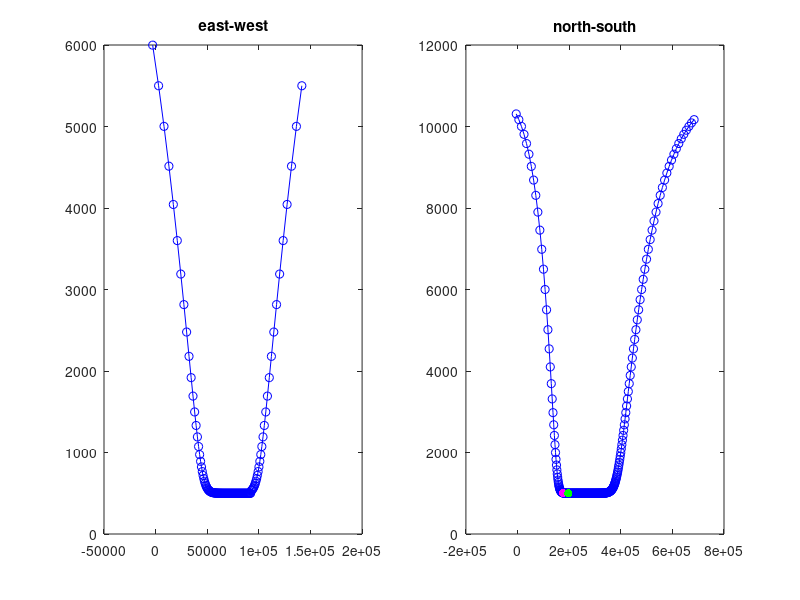
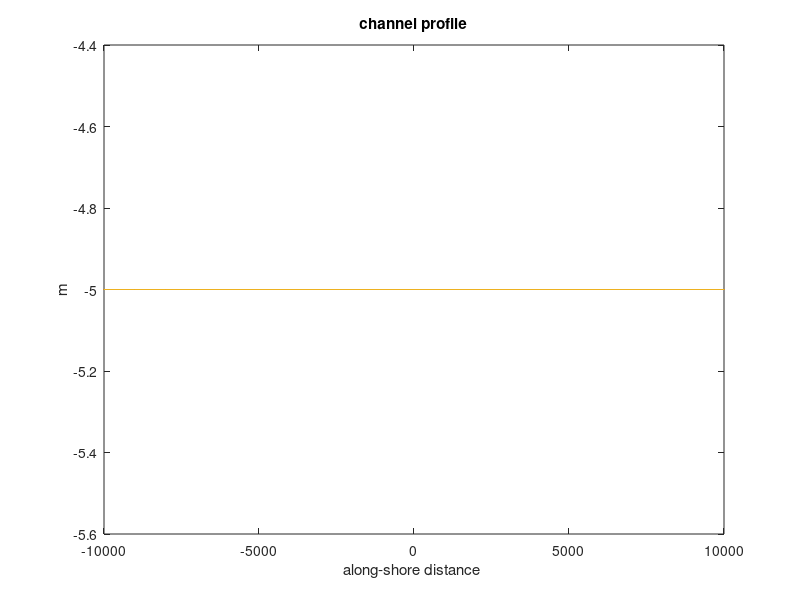

Here is the MATLAB script that generated these plots, in order: (Note: this script raises an error after producing the figures.)
% construct ESTUARY grid.
L_east   = 50e3;
L_west   = 100e3;
pt_tot   = 200;
dx1      = 500;
dx2      = 10000;
Lx_h_east = 10.0e3;
Lx_h_west = 50.0e3;
i_pt_east = round(Lx_h_east/dx1);
i_pt_west = round(Lx_h_west/dx1);
r_pt_east = 10;
r_pt_west = 10;
i_temp    = [1:pt_tot];
ff_east   = 0.5 * ( tanh( (i_temp-(i_pt_east+r_pt_east))/r_pt_east ) + 1 );
dx_east   = ff_east*dx2 + dx1;
xx_east   = cumsum(dx_east);
[aa,i_eastbc] = min(abs(xx_east - L_east))

ff_west   = 0.5 * ( tanh( (i_temp-(i_pt_west+r_pt_west))/r_pt_west ) + 1 );
dx_west   = ff_west*dx2 + dx1;
xx_west   = cumsum(dx_west);
[aa,i_westbc] = min(abs(xx_west - L_west))
dx_r = [dx_west(i_westbc:-1:1) dx_east(1:i_eastbc)];

if 0
f1 = figure;
subplot(1,2,1)
plot(dx_east(1:i_eastbc),'b-o'); hold on
plot(dx_west(1:i_westbc),'r-o');
subplot(1,2,2)
plot(xx_east(1:i_eastbc),'b-');
hold on;
plot(xx_west(1:i_westbc),'r');

figure;
subplot(1,2,1)
plot(dx_r,'b-o');
subplot(1,2,2)
plot(cumsum(dx_r),'b-o');
end

%%%%% north-south grid
L_north  = 500e3;
pt_tot   = 600;
dy1      = 1000;
dy2      = 10000;
Ly_h_north = 200.0e3;
j_pt_north = round(Ly_h_north/dy1);
r_pt_north = 20;
j_temp    = [1:pt_tot];
ff_north   = 0.5 * ( tanh( (j_temp-(j_pt_north+r_pt_north))/r_pt_north ) + 1 );
dy_north   = ff_north*dy2 + dy1;
yy_north   = cumsum(dy_north);
[aa,j_northbc] = min(abs(yy_north - L_north))

L_south  = 200e3;
pt_tot   = 200;
dy1      = 1000;
dy2      = 10000;
Ly_h_south = 40.0e3;
j_pt_south = round(Ly_h_south/dy1);
r_pt_south = 10;
j_temp    = [1:pt_tot];
ff_south   = 0.5 * ( tanh( (j_temp-(j_pt_south+r_pt_south))/r_pt_south ) + 1 );
dy_south   = ff_south*dy2 + dy1;
yy_south   = cumsum(dy_south);
[aa,j_southbc] = min(abs(yy_south - L_south))
dy_r = [dy_south(j_southbc:-1:1) dy_north(1) dy_north(1:j_northbc)];   % for symmetric

if 0
f2 = figure;
subplot(1,2,1)
plot(dy_north(1:j_northbc),'b-o'); hold on
plot(dy_south(1:j_southbc),'r-o');
subplot(1,2,2)
plot(yy_north(1:j_northbc),'b-');
hold on;
plot(yy_south(1:j_southbc),'r');

figure;
subplot(1,2,1)
plot(dy_r,'b-o');
subplot(1,2,2)
plot(cumsum(dy_r),'b-o');
end

%%%%%%%%%%%%%%%%%%%%%%%%%%%%%%%%%%%%%%%%%%%%%%%%%%%%%%%%%%%%%%%%%%%%%%%%%%%%%%
filename = 'H5FlatW10S1E3_grid.nc';     % January 6th 2011
Lm = length(dx_r)-2
Mm = length(dy_r)-2

i_mouth = i_westbc
%j_channel = j_southbc+1
%channel_center = j_channel;

%%%%%%%%%%%%%%%%%%%%%%%%%%%%%%%%%%%%%%%%%%%%%%%%%%%%%%%%%%%%%%%%%%%%%%%%%%%%%%
% Grid parameters.

L = Lm+1;
M = Mm+1;
Lp= L +1;
Mp= M +1;

%%%%%%%%%%%%%%%%%%%%%%%%%%%%%%%%%%%%%%%%%%%%%%%%%%%%%%%%%%%%%%%%%%%%%%%%%%%%%%
% Construct grid, and calculate grid metrics.

% Construct dx_r and dy_r.  Integrate to get x_r and y_r.

disp(['Minimum dx = ',num2str(min(dx_r))]);
disp(['Minimum dy = ',num2str(min(dy_r))]);
[pm,pn]=meshgrid(1./dx_r,1./dy_r);

% Calculate x_r and y_r
dx=[dx_r(1)./2 0.5.*(dx_r(1:end-1)+dx_r(2:end))];
dy=[dy_r(1)./2 0.5.*(dy_r(1:end-1)+dy_r(2:end))];
[x_r,y_r]=meshgrid(cumsum(dx),cumsum(dy));

% Shift grid so x_u(:,1)=0 and y_v(1,:)=0.
y_r = y_r - y_r(1,1) - (y_r(2,1)-y_r(1,1))/2;
x_r = x_r - x_r(1,1) - (x_r(1,2)-x_r(1,1))/2;

% Calculate dmde and dndx.
dndx = zeros(Mp,Lp);
dmde = zeros(Mp,Lp);

dndx(2:M,2:L) = (1./pn(2:M,3:Lp) - 1./(pn(2:M,1:Lm)))/2;
dmde(2:M,2:L) = (1./pm(3:Mp,2:L) - 1./(pm(1:Mm,2:L)))/2;

% Calculate x_u, etc.
x_u = (x_r(:,1:L) + x_r(:,2:Lp))/2;
y_u = (y_r(:,1:L) + y_r(:,2:Lp))/2;

x_v = (x_r(1:M,:) + x_r(2:Mp,:))/2;
y_v = (y_r(1:M,:) + y_r(2:Mp,:))/2;

x_p = (x_r(1:M,1:L) + x_r(2:Mp,2:Lp))/2;
y_p = (y_r(1:M,1:L) + y_r(2:Mp,2:Lp))/2;

el = y_u(end,1);
xl = x_v(1,end);

%%%%%%%%%%%%%%%%%%%%%%%%%%%%%%%%%%%%%%%%%%%%%%%%%%%%%%%%%%%%%%%%%%%%%%%%%%%%%%
% find river points.

% 1st river pt is at south bc 
dL_river1 = 20e3;                        % 2nd river pt from 1st high res point 
jr        = find(dy_r <= 1.01*dy1);      % high resolution region
[val,j_river1] = min(abs(y_r(:,1) - (y_r(jr(1),1)+dL_river1)));   % 2nd river point 

L0 = y_r(1,1) - y_r(jr(1),1);
L1 = y_r(jr(1),1) - y_r(j_river1,1);
L2 = y_r(j_river1,1) - y_r(jr(end),1);
L3 = y_r(jr(end),1) - y_r(end,1);
disp(['distance between south bc to 1st high-res point = ',num2str(-L0/1e3),' km'])
disp(['distance between 1st high-res point to 2nd river point source = ',num2str(-L1/1e3),' km'])
disp(['distance between 2nd river point source to last high-res point = ',num2str(-L2/1e3),' km'])
disp(['distance between last high-res point to north bc = ',num2str(-L3/1e3),' km'])


%%%%%%%%%%%%%%%%%%%%%%%%%%%%%%%%%%%%%%%%%%%%%%%%%%%%%%%%%%%%%%%%%%%%%%%%%%%%%%
% Construct grid topography.
h_min         = 05;                  % coastal wall depth
h_channel_max = 05;                  % channel depth
slope_land = 0.0e-4;             % landward slope
slope_sea  = 1.0e-3;             % seaward slope

%RiverLength_highres = 1.0e3;    % highly resolved river length
%i_land = max(find(dx_r <= (dx1*1.01)))
%RiverLength_total = x_r(1,end) - x_r(1,i_mouth)


W_river1  = 10e3;        % width of 2nd river
[val,j_1] = min(abs(y_r(:,1) - (y_r(j_river1,1)-W_river1/2)));
[val,j_2] = min(abs(y_r(:,1) - (y_r(j_river1,1)+W_river1/2)));
j_river1_range = j_1:j_2;

figure;
subplot(121)
plot(x_r(1,:),dx_r,'b-o'); title('east-west');
subplot(122)
plot(y_r(:,1),dy_r,'b-o'); title('north-south');
hold on
plot(y_r(jr(1),1),dy_r(jr(1)),'m.','markersize',18);
plot(y_r(j_river1,1),dy_r(j_river1),'g.','markersize',18);
plot(y_r(j_river1_range,1),dy_r(j_river1_range),'g-','linewidth',4);

% store river file

if 1
    socn = 34
    ns1 = length(j_river1_range);
    rout(1).X = (Lp - 1) * ones(ns1,1);
    rout(1).Y = j_river1_range - 1;
    rout(1).D = 0 * ones(ns1,1);
    rout(1).sig = -1 * ones(ns1,1);
    rout(1).id   =  1 * ones(ns1,1);
    rout(1).flag =  4 * ones(ns1,1);
    rout(1).salt =  24;
    rout(1).dye  =  1;
    rout(1).Qf   = 1000;
    rout(1).Q    = rout(1).Qf * socn/(socn - rout(1).salt);


    save('riverfile','rout');
end

% Make depth

Width_temp = zeros(1,Lp); Width_temp(:) = W_river1;

for i=1:Lp
    h_channel(i) = h_channel_max + slope_land * ( x_r(1,i_mouth) - x_r(1,i) );
end

h_channel(find(h_channel > h_channel_max)) = h_channel_max;

dh = h_channel - h_min;  % Gaussian channel
%dh = h_channel * 0;       % rectangular channel

for i=1:Lp
for j=1:Mp

%h(j,i) = h_channel(i);       % rectangular channel
h(j,i) = h_min + dh(i) * exp(-( (y_r(j,i) - y_r(j_river1,i))/(0.250*Width_temp(i)) )^2 );  % Gaussian channel

end
end

% -------- this creates offshore slope --------------------------------------
if 1
h_mouth_shoal = h(j_1,i_mouth)      % shoal depth at the mouth
depth_max = 150;

for j=1:Mp
for i=1:i_mouth-1 
  h_temp = h_mouth_shoal + slope_sea * (x_r(j,i_mouth)-x_r(j,i));
  h(j,i) = max( h(j,i), h_temp );
end
end

h(find(h>depth_max)) = depth_max;

disp(['i_mouth   = ' num2str(i_mouth)])
disp(['j_river2  = ' num2str(j_river1)])

end

disp(['max depth is ' num2str(max(max(h)))])

yy = y_r(:,1) - y_r(j_river1,1);

figure;
plot(yy,-h(:,i_mouth:end)); xlim([-1 1]*1e4);
hold on
line([1 1]*yy(j_1),[-h_channel_max -h_mouth_shoal]);
line([1 1]*yy(j_2),[-h_channel_max -h_mouth_shoal]);
xlabel('along-shore distance '); ylabel('m'); title('channel profile');

% ----------------------------------------------------------------------------

dx=ones(Mp,1)*dx_r;
dy=dy_r'*ones(1,Lp);
hbar=sum(sum(h.*dx.*dy))./sum(sum(dx.*dy));
disp(['Hbar = ',num2str(hbar)]);
disp(['Along channel gravity wave time = ',...
	num2str((xl./sqrt(9.8.*hbar))/86400,'%5.8f'),' days phase shift']);
disp(['Western cross-sectional area = ',...
	num2str(sum(h(2:end-1,1).*dy(2:end-1,1)))]);
disp(['Eastern cross-sectional area = ',...
	num2str(sum(h(2:end-1,end).*dy(2:end-1,end)))]);

%%%%%%%%%%%%%%%%%%%%%%%%%%%%%%%%%%%%%%%%%%%%%%%%%%%%%%%%%%%%%%%%%%%%%%%%%%%%%%
% Create masking grids, Coreolis grid, and angle.

% Masking at RHO-points.
rmask=ones(size(x_r));

if 1

for i=i_mouth:Lp
for j=1:(j_1-1)
  rmask(j,i)=0;
end
for j=(j_2+1):Mp
  rmask(j,i)=0;
end
end


end

for i=2:Lp,
  for j=1:Mp,
    umask(j,i-1)=rmask(j,i)*rmask(j,i-1);
  end,
end,
for i=1:Lp,
  for j=2:Mp,
    vmask(j-1,i)=rmask(j,i)*rmask(j-1,i);
  end,
end,
for i=2:Lp,
  for j=2:Mp,
    pmask(j-1,i-1)=rmask(j,i)*rmask(j,i-1)*rmask(j-1,i)*rmask(j-1,i-1);
  end,
end,

% Coriolis parameter.
f=1e-4 ;

% Angle of the grid is zero.
angle=zeros(size(x_r));

%%%%%%%%%%%%%%%%%%%%%%%%%%%%%%%%%%%%%%%%%%%%%%%%%%%%%%%%%%%%%%%%%%%%%%%%%%%%%%
% Create NetCDF file.

% Open file
nc=netcdf(filename,'clobber');
nc.Description = 'Estuary-Shelf Grid';
nc.Author = 'Jia-Xuan Chang';
nc.Created = datestr(now);
nc.type = 'ESTUARY-SHELF GRID file';

% Dimensions
nc('xi_rho')=Lp;
nc('xi_u')  =L;
nc('xi_v')  =Lp;
nc('xi_psi')=L;

nc('eta_rho')=Mp;
nc('eta_u')  =Mp;
nc('eta_v')  =M;
nc('eta_psi')=M;

nc('one')=1;

% Create variables
dims = {'eta_rho'; 'xi_rho'};
nc{'x_rho'}= ncdouble(dims);
nc{'x_rho'}(:,:)=x_r;

dims = {'eta_psi'; 'xi_psi'};
nc{'x_psi'}= ncdouble(dims);
nc{'x_psi'}(:,:)=x_p;

dims = {'eta_u'; 'xi_u'};
nc{'x_u'}= ncdouble(dims);
nc{'x_u'}(:,:)=x_u;

dims = {'eta_v'; 'xi_v'};
nc{'x_v'}= ncdouble(dims);
nc{'x_v'}(:,:)=x_v;

dims = {'eta_rho'; 'xi_rho'};
nc{'y_rho'}= ncdouble(dims);
nc{'y_rho'}(:,:)=y_r;

dims = {'eta_psi'; 'xi_psi'};
nc{'y_psi'}= ncdouble(dims);
nc{'y_psi'}(:,:)=y_p;

dims = {'eta_u'; 'xi_u'};
nc{'y_u'}= ncdouble(dims);
nc{'y_u'}(:,:)=y_u;

dims = {'eta_v'; 'xi_v'};
nc{'y_v'}= ncdouble(dims);
nc{'y_v'}(:,:)=y_v;

dims = {'eta_rho'; 'xi_rho'};
nc{'pm'}= ncdouble(dims);
nc{'pm'}(:,:)=pm;

dims = {'eta_rho'; 'xi_rho'};
nc{'pn'}= ncdouble(dims);
nc{'pn'}(:,:)=pn;

dims = {'eta_rho'; 'xi_rho'};
nc{'dmde'}= ncdouble(dims);
nc{'dmde'}(:,:)=dmde;

dims = {'eta_rho'; 'xi_rho'};
nc{'dndx'}= ncdouble(dims);
nc{'dndx'}(:,:)=dndx;

dims = {'eta_rho'; 'xi_rho'};
nc{'angle'}= ncdouble(dims);
nc{'angle'}(:,:)=angle;

dims = {'eta_rho'; 'xi_rho'};
nc{'mask_rho'}= ncdouble(dims);
nc{'mask_rho'}(:,:)=rmask;

dims = {'eta_psi'; 'xi_psi'};
nc{'mask_psi'}= ncdouble(dims);
nc{'mask_psi'}(:,:)=pmask;

dims = {'eta_u'; 'xi_u'};
nc{'mask_u'}= ncdouble(dims);
nc{'mask_u'}(:,:)=umask;

dims = {'eta_v'; 'xi_v'};
nc{'mask_v'}= ncdouble(dims);
nc{'mask_v'}(:,:)=vmask;

dims = {'eta_rho'; 'xi_rho'};
nc{'h'}= ncdouble(dims);
nc{'h'}(:,:)=h;

dims = {'eta_rho'; 'xi_rho'};
nc{'f'}= ncdouble(dims);
nc{'f'}(:,:)=f;

dims = {'one'};
nc{'el'} = ncdouble(dims);
nc{'el'}(:) = el;

dims = {'one'};
nc{'xl'} = ncdouble(dims);
nc{'xl'}(:) = xl;

dims = {'one'};
nc{'spherical'} = ncchar(dims);
nc{'spherical'}(:) = 'F';

close(nc);

%%%%%%%%%%%%%%%%%%%%%%%%%%%%%%%%%%%%%%%%%%%%%%%%%%%%%%%%%%%%%%%%%%%%%%%%%%%%%%
% Plotting
plot1=0;

if plot1==1
figure;clf
mm = rmask;
mm(find(rmask==0)) = nan;
pcolor (x_r(2:end,2:end),y_r(2:end,2:end),...
        h(2:end,2:end).*mm(2:end,2:end))
%set(gca,'dataaspectratio',[1 1 1])
hc=colorbar('horiz');
hcl=get(hc,'ylabel');
set(hcl,'string','Depth (m)');
xlabel ('xi distance (m)');
ylabel ('eta distance (m)');
title ('Topography');

figure;clf
subplot(2,1,1);
plot (y_r(2:end-1,:),h(2:end-1,:),'-o');
subplot(2,1,2);
plot(x_r(1,:)-x_r(1,i_mouth),-h,'linewidth',2); 
title(['bathy  river mouth idx = ' num2str(i_mouth)]);
ylim([-max(max(h)) 0]); xlim([x_r(1,1)-x_r(1,i_mouth) x_r(1,end)-x_r(1,i_mouth)]);

figure;clf
subplot(2,1,1);
plot (x_r./1000,dx_r./1000);hold on;
plot (x_r./1000,dx_r./1000,'o');
xlabel('Along channel distance (km)');
ylabel('Along channel grid spacing (km)');
subplot(2,1,2);
plot (y_r./1000,dy_r./1000);hold on;
plot (y_r./1000,dy_r./1000,'o');
xlabel('Cross channel distance (km)');
ylabel('Cross channel grid spacing (km)');

end

